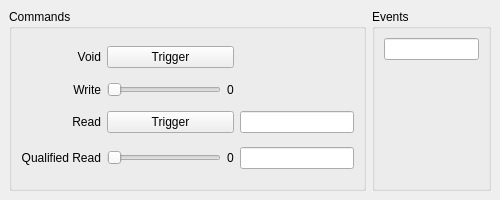
<?xml version="1.0" encoding="UTF-8"?>
<ui version="4.0">
 <class>ClientWindow</class>
 <widget class="QMainWindow" name="ClientWindow">
  <property name="geometry">
   <rect>
    <x>0</x>
    <y>0</y>
    <width>500</width>
    <height>200</height>
   </rect>
  </property>
  <property name="windowTitle">
   <string>Client</string>
  </property>
  <widget class="QWidget" name="CentralWidget">
   <layout class="QHBoxLayout" name="horizontalLayout" stretch="3,1">
    <item>
     <widget class="QGroupBox" name="CommandsGroupBox">
      <property name="title">
       <string>Commands</string>
      </property>
      <layout class="QGridLayout" name="gridLayout_2" columnstretch="0,1,0,1">
       <item row="0" column="1" colspan="2">
        <widget class="QPushButton" name="VoidButton">
         <property name="text">
          <string>Trigger</string>
         </property>
        </widget>
       </item>
       <item row="1" column="0">
        <widget class="QLabel" name="WriteLabel">
         <property name="text">
          <string>Write</string>
         </property>
         <property name="alignment">
          <set>Qt::AlignRight|Qt::AlignTrailing|Qt::AlignVCenter</set>
         </property>
        </widget>
       </item>
       <item row="2" column="0">
        <widget class="QLabel" name="ReadLabel">
         <property name="text">
          <string>Read</string>
         </property>
         <property name="alignment">
          <set>Qt::AlignRight|Qt::AlignTrailing|Qt::AlignVCenter</set>
         </property>
        </widget>
       </item>
       <item row="2" column="1" colspan="2">
        <widget class="QPushButton" name="ReadButton">
         <property name="text">
          <string>Trigger</string>
         </property>
        </widget>
       </item>
       <item row="3" column="0">
        <widget class="QLabel" name="QualifiedReadLabel">
         <property name="text">
          <string>Qualified Read</string>
         </property>
         <property name="alignment">
          <set>Qt::AlignRight|Qt::AlignTrailing|Qt::AlignVCenter</set>
         </property>
        </widget>
       </item>
       <item row="2" column="3">
        <widget class="QLineEdit" name="ReadValue">
         <property name="alignment">
          <set>Qt::AlignCenter</set>
         </property>
         <property name="readOnly">
          <bool>true</bool>
         </property>
        </widget>
       </item>
       <item row="3" column="3">
        <widget class="QLineEdit" name="QualifiedReadReadValue">
         <property name="alignment">
          <set>Qt::AlignCenter</set>
         </property>
         <property name="readOnly">
          <bool>true</bool>
         </property>
        </widget>
       </item>
       <item row="0" column="0">
        <widget class="QLabel" name="VoidLabel">
         <property name="text">
          <string>Void</string>
         </property>
         <property name="alignment">
          <set>Qt::AlignRight|Qt::AlignTrailing|Qt::AlignVCenter</set>
         </property>
        </widget>
       </item>
       <item row="1" column="2">
        <widget class="QLabel" name="WriteValue">
         <property name="text">
          <string>0</string>
         </property>
        </widget>
       </item>
       <item row="1" column="1">
        <widget class="QSlider" name="WriteSlider">
         <property name="orientation">
          <enum>Qt::Horizontal</enum>
         </property>
        </widget>
       </item>
       <item row="3" column="1">
        <widget class="QSlider" name="QualifiedReadSlider">
         <property name="orientation">
          <enum>Qt::Horizontal</enum>
         </property>
        </widget>
       </item>
       <item row="3" column="2">
        <widget class="QLabel" name="QualifiedReadQualifierValue">
         <property name="text">
          <string>0</string>
         </property>
        </widget>
       </item>
      </layout>
     </widget>
    </item>
    <item>
     <widget class="QGroupBox" name="EventsGroupBox">
      <property name="title">
       <string>Events</string>
      </property>
      <layout class="QGridLayout" name="gridLayout_3">
       <item row="0" column="0">
        <widget class="QLineEdit" name="EventValue">
         <property name="alignment">
          <set>Qt::AlignCenter</set>
         </property>
         <property name="readOnly">
          <bool>true</bool>
         </property>
        </widget>
       </item>
       <item row="1" column="0">
        <spacer name="verticalSpacer">
         <property name="orientation">
          <enum>Qt::Vertical</enum>
         </property>
         <property name="sizeHint" stdset="0">
          <size>
           <width>20</width>
           <height>40</height>
          </size>
         </property>
        </spacer>
       </item>
      </layout>
     </widget>
    </item>
   </layout>
  </widget>
 </widget>
 <resources/>
 <connections>
  <connection>
   <sender>WriteSlider</sender>
   <signal>valueChanged(int)</signal>
   <receiver>WriteValue</receiver>
   <slot>setNum(int)</slot>
   <hints>
    <hint type="sourcelabel">
     <x>198</x>
     <y>102</y>
    </hint>
    <hint type="destinationlabel">
     <x>283</x>
     <y>99</y>
    </hint>
   </hints>
  </connection>
  <connection>
   <sender>QualifiedReadSlider</sender>
   <signal>valueChanged(int)</signal>
   <receiver>QualifiedReadQualifierValue</receiver>
   <slot>setNum(int)</slot>
   <hints>
    <hint type="sourcelabel">
     <x>170</x>
     <y>194</y>
    </hint>
    <hint type="destinationlabel">
     <x>234</x>
     <y>193</y>
    </hint>
   </hints>
  </connection>
 </connections>
</ui>
